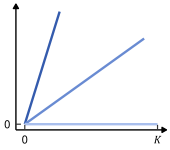

The script that saved this image:
rm(list = ls())
library(rstudioapi)
library(ggplot2)
currentPath <- getSourceEditorContext()$path
charLocations <- gregexpr('/',currentPath)[[1]]
currentPath <- substring(currentPath,1,charLocations[length(charLocations)]-1)
setwd(currentPath)

##==== Function ====##
theme_custom <- function(){
  myTheme <- theme(panel.background = element_blank(),
                   panel.grid = element_blank(),
                   legend.position = 'none',
                   plot.margin = margin(3,3,3,3),
                   plot.background = element_blank(),
                   axis.ticks = element_line(linewidth = 0.4),
                   axis.ticks.length = unit(-0.25,'lines'),
                   axis.line.x.bottom = element_line(linewidth = 0.7,arrow = arrow(length = unit(0.05,'inches'),ends = 'last',type = 'closed')),
                   axis.line.y.left = element_line(linewidth = 0.7,arrow = arrow(length = unit(0.05,'inches'),ends = 'last',type = 'closed')),
                   axis.title.y = element_blank(),
                   axis.title.x = element_blank(),
                   axis.text.y = element_text(size = 8,margin = margin(0,4,0,0),color = '#000000'),
                   axis.text.x = element_text(size = 8,margin = margin(4,0,0,0),color = '#000000'))
  return(myTheme)
}
##==== Function ====##

X <- seq(0,1,length.out = 100)
Y1 <- 4.5*X
Y2 <- X
Y3 <- 0*X
drawMatrix_1 <- data.frame(X = X,Y = Y1)
selectIDs <- which(drawMatrix_1$X <= 0.27)
drawMatrix_1 <- drawMatrix_1[selectIDs,]
drawMatrix_2 <- data.frame(X = X,Y = Y2)
selectIDs <- which(drawMatrix_2$X <= 0.9)
drawMatrix_2 <- drawMatrix_2[selectIDs,]
drawMatrix_3 <- data.frame(X = X,Y = Y3)

Fig <- ggplot()+
  geom_line(data = drawMatrix_1,mapping = aes(x = X,y = Y),color = '#345bad',linewidth = 0.8)+
  geom_line(data = drawMatrix_2,mapping = aes(x = X,y = Y),color = '#698bd2',linewidth = 0.8)+
  geom_line(data = drawMatrix_3,mapping = aes(x = X,y = Y),color = '#a9bfed',linewidth = 0.8)+
  scale_x_continuous(limits = c(-0.0667,1.0667),breaks = c(0,1),labels = c('0','K'),expand = c(0,0))+
  scale_y_continuous(limits = c(0,1.2),breaks = c(0),labels = c('0'))+
  theme_custom()
outputFileName <- 'Fig_a.pdf'
pdf(file <- outputFileName,width = 1.7,height = 1.5)
print(Fig)
dev.off()
